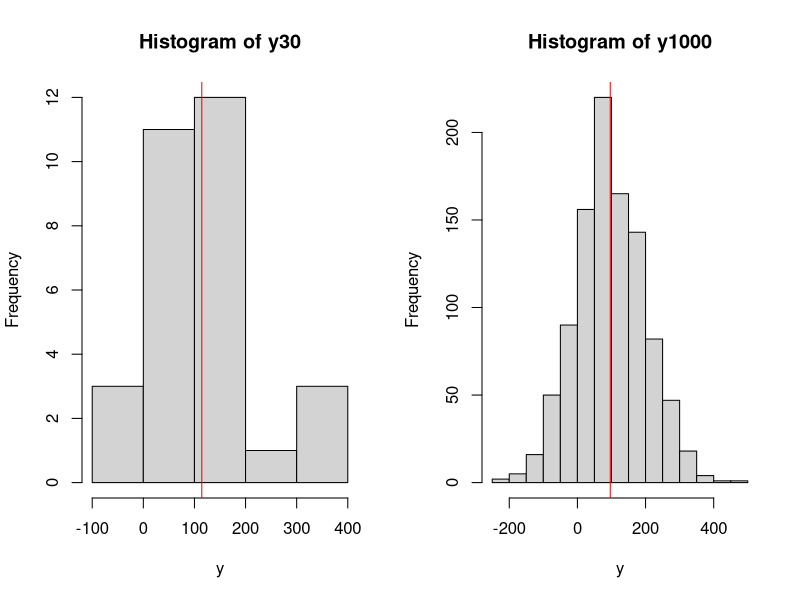

Generate this figure with R: (Note: this script raises an error after producing the figure.)
## ---- chunk 1
obs <- 10000
# Generate data from normal distribution
y <- rnorm(obs,100,100)
# Create sub-samples of 50 and 100 observations
y30 <- sample(y, 30)
y1000 <- sample(y, 1000)
par(mfcol=c(1,2))
hist(y30, xlab="y")
abline(v=mean(y30), col="red")
hist(y1000, xlab="y")
abline(v=mean(y1000), col="red")
## ---- chunk 2
knitr::include_graphics("images/02-statistics-LLN.png")
## ---- chunk 3
nIterations <- 1000
yMean <- vector("numeric",nIterations)
for(i in 1:nIterations){
    yMean[i] <- mean(sample(y,1000))
}
hist(yMean, xlab="Sample mean", main="")
## ---- chunk 4
mu <- 100
sigma <- 10
nIterations <- 1000
# Generate data from normal distribution, 10,000 observations
y <- rnorm(10000,mu,sigma)
# This is the function, which will calculate the two variances
varFunction <- function(y){
   return(c(var(y), mean((y-mean(y))^2)))
}
# Calculate biased and unbiased variances for the sample of 30 observations,
# repeat nIterations times
varValues <- replicate(nIterations, varFunction(sample(y,30)))
## ---- chunk 5
par(mfcol=c(1,2))
# Histogram of the biased estimate
hist(varValues[2,], xlab="V(y)", ylab="y", main="Biased estimate of V(y)")
abline(v=mean(varValues[2,]), col="red")
legend("topright",legend=TeX(paste0("E$\\left(V(y)\\right)$=",round(mean(varValues[2,]),2))),lwd=1,col="red")

# Histogram of unbiased estimate
hist(varValues[1,], xlab="V(y)", ylab="y", main="Unbiased estimate of V(y)")
abline(v=mean(varValues[1,]), col="red")
legend("topright",legend=TeX(paste0("E$\\left(V(y)\\right)$=",round(mean(varValues[1,]),2))),lwd=1,col="red")

## ---- chunk 6
knitr::include_graphics("images/02-statistics-efficiency.png")
## ---- chunk 7
knitr::include_graphics("images/02-statistics-consistency.png")
